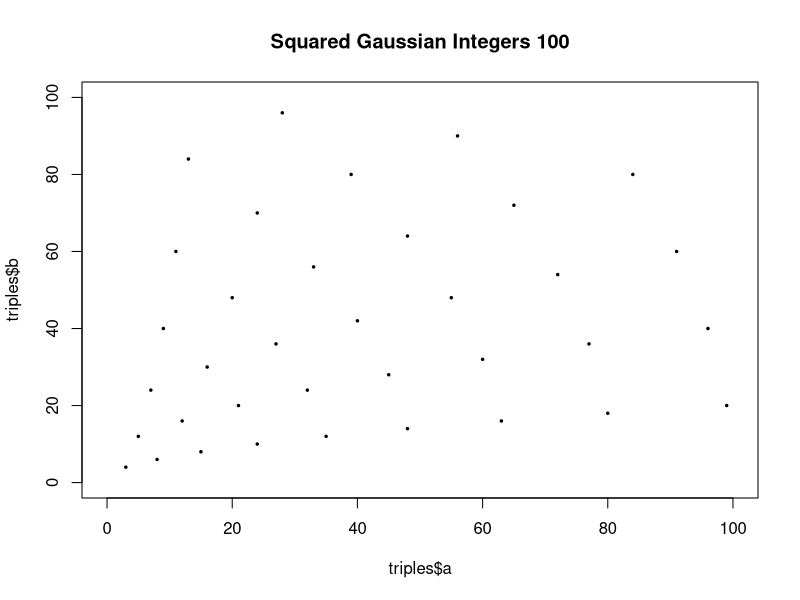
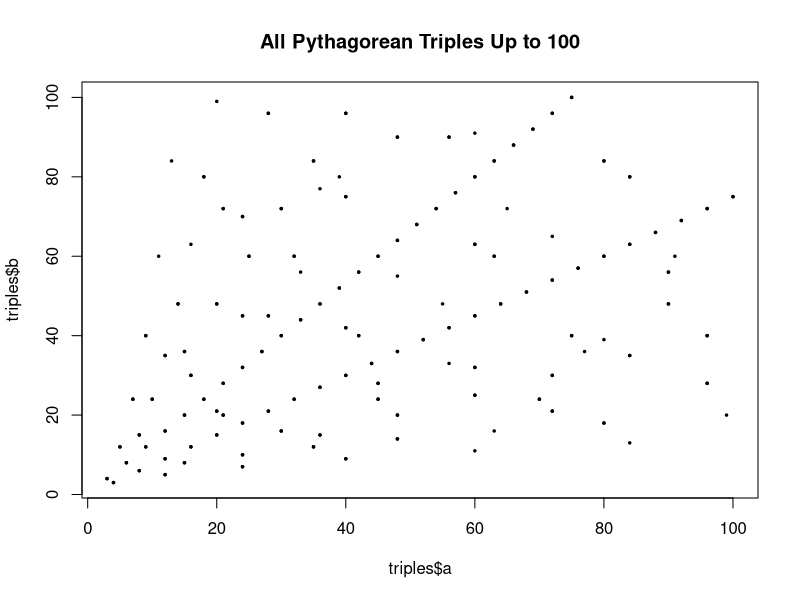
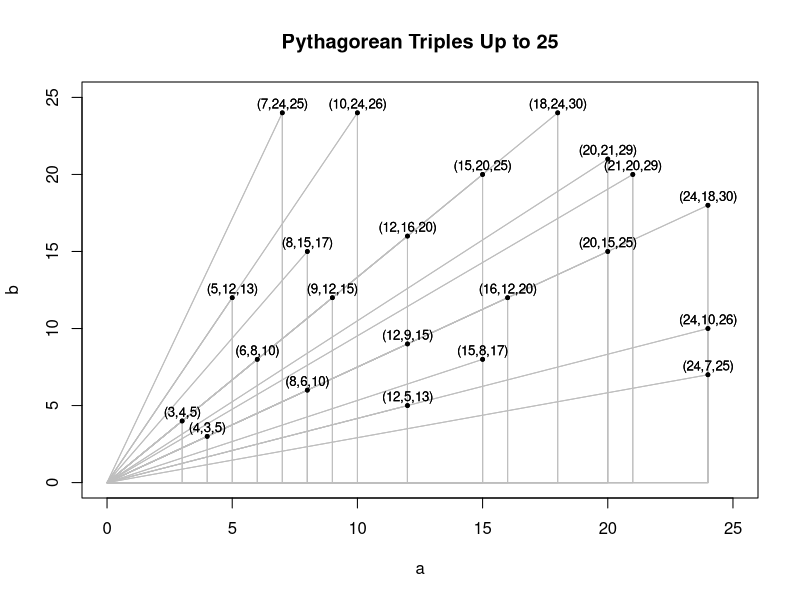

Reproduce these figures in R, in order.
## ---- chunk 1
knitr::opts_chunk$set(echo = TRUE)
## ---- chunk 2
n = 100
g <- expand.grid(u=1:(2*n), v=1:(2*n))
g <- g[ g$u > g$v, ]
## ---- chunk 3
cg <- complex(real=g$u, imaginary=g$v)
## ---- chunk 4
cg2 <- cg**2
## ---- chunk 5
triples <- data.frame(a=Re(cg2), b=Im(cg2), c=Mod(cg2))
triples <- triples[ triples$a <= 100 & triples$b < 100,]
plot(triples$a, triples$b, pch=20, cex=0.5, xlim=c(0,100), ylim=c(0,100))
title(paste("Squared Gaussian Integers", n))
## ---- chunk 6

multiples <- lapply(1:33, function(m) triples*m)
triples <- do.call(rbind, multiples)
## ---- chunk 7
halves <- triples[ triples$a %% 2 == 0 & triples$b %% 2 == 0, ] / 2
triples <- rbind(triples, halves)
## ---- chunk 8
triples <- unique(triples)
triples <- triples[ triples$a <= n & triples$b <= n,]
triples <- rbind(triples, data.frame(a=triples$b, b=triples$a, c=triples$c))
## ---- chunk 9
plot(triples$a, triples$b, pch=20, cex=0.5)
title(paste("All Pythagorean Triples Up to", n))
## ---- chunk 10
small_n = 25
small_triples <- triples[triples$a<small_n & triples$b<small_n,]
plot(small_triples$a, small_triples$b, pch=20, cex=0.5,   
     ylim=c(0,small_n), xlim=c(0,small_n),
     ylab="b", xlab="a")
segments(small_triples$a, small_triples$b, 0, 0, col='grey')
segments(small_triples$a, small_triples$b, small_triples$a, 0, col='grey')
segments(small_triples$a, 0, 0, 0, col='grey')
points(small_triples$a, small_triples$b, pch=20, cex=0.75)
text(
  x=small_triples$a, 
  y=small_triples$b + ifelse(small_triples$a > small_triples$b, +0.5, 0.5),
  cex=0.8,
  labels=paste0("(", small_triples$a, ",", small_triples$b, ",", small_triples$c, ")")
)
title(paste("Pythagorean Triples Up to", small_n))
